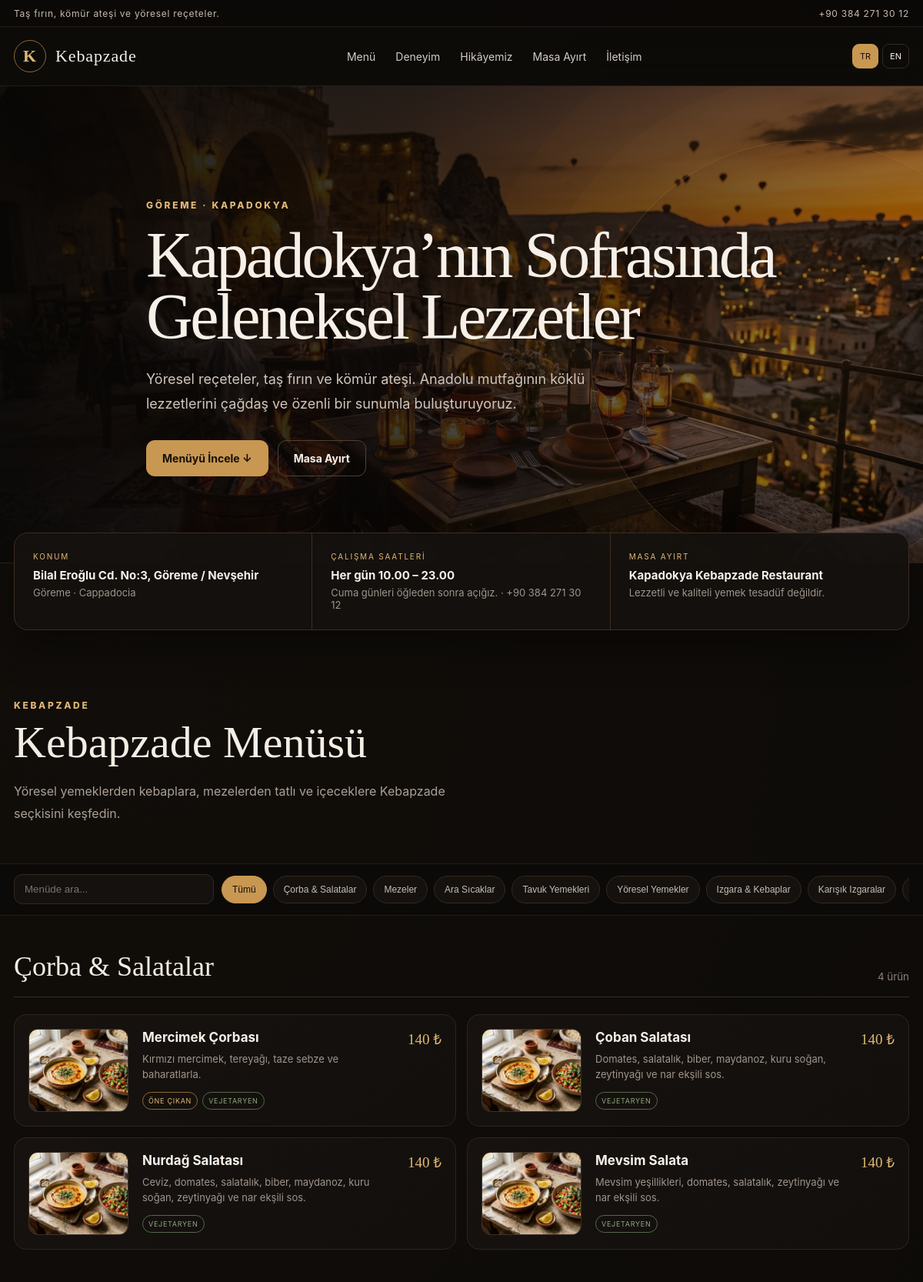
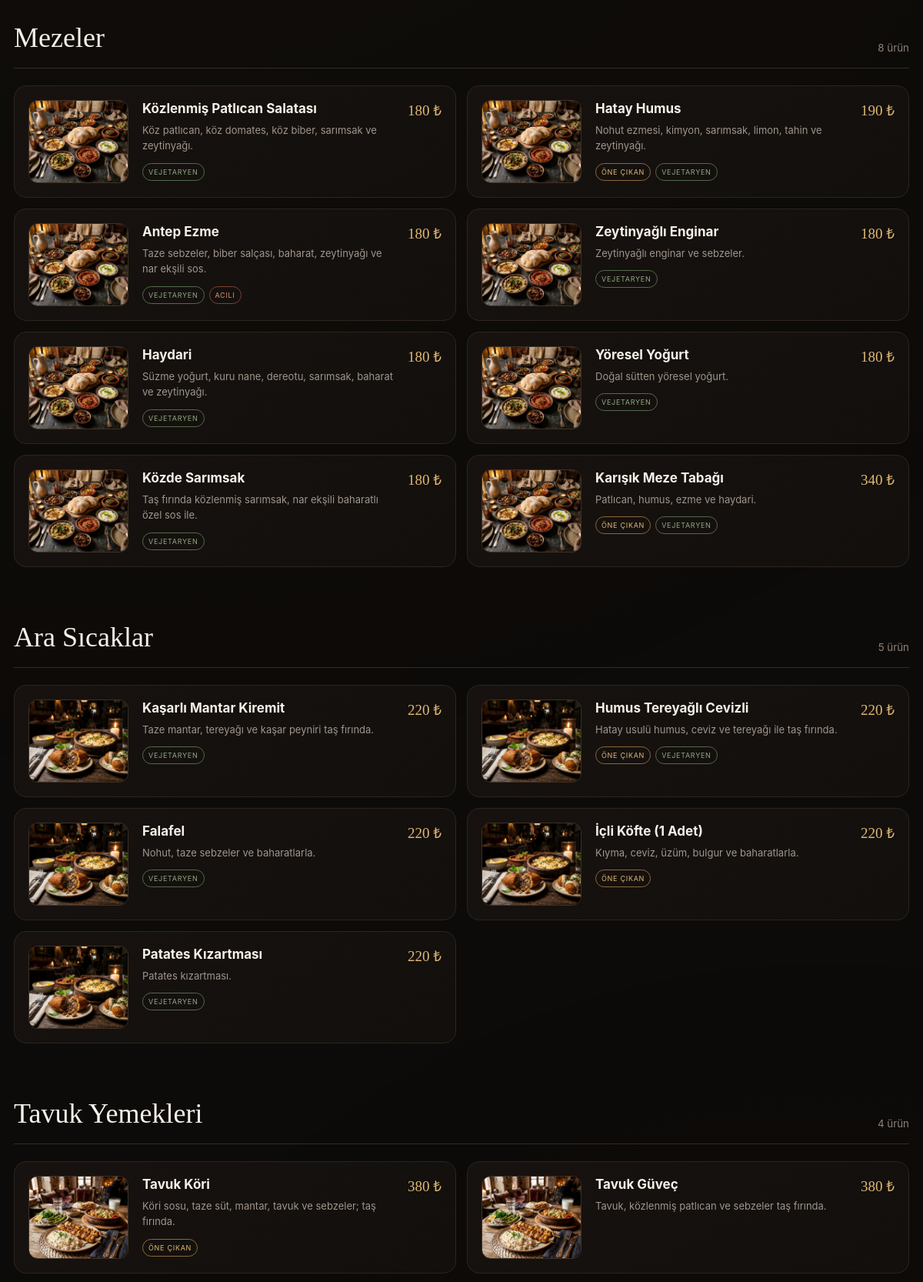
Page /restaurant.php (upper part) on the committed database (2 pictures, top to bottom).
### tables this page shows
CREATE TABLE `settings` (
  `key` varchar(120) NOT NULL,
  `value` text,
  PRIMARY KEY (`key`)
);

CREATE TABLE `categories` (
  `id` int unsigned NOT NULL AUTO_INCREMENT,
  `name_tr` varchar(160) NOT NULL,
  `name_en` varchar(160) DEFAULT NULL,
  `slug` varchar(190) NOT NULL,
  `description_tr` text,
  `description_en` text,
  `image_path` varchar(255) DEFAULT NULL,
  `sort_order` int NOT NULL DEFAULT '0',
  `is_active` tinyint(1) NOT NULL DEFAULT '1',
  `created_at` timestamp NULL DEFAULT CURRENT_TIMESTAMP,
  `updated_at` timestamp NULL DEFAULT CURRENT_TIMESTAMP ON UPDATE CURRENT_TIMESTAMP,
  PRIMARY KEY (`id`),
  UNIQUE KEY `slug` (`slug`),
  KEY `idx_cat_sort` (`is_active`,`sort_order`)
);

CREATE TABLE `items` (
  `id` int unsigned NOT NULL AUTO_INCREMENT,
  `category_id` int unsigned NOT NULL,
  `name_tr` varchar(190) NOT NULL,
  `name_en` varchar(190) DEFAULT NULL,
  `description_tr` text,
  `description_en` text,
  `price` decimal(10,2) DEFAULT NULL,
  `price_note_tr` varchar(255) DEFAULT NULL,
  `price_note_en` varchar(255) DEFAULT NULL,
  `image_path` varchar(255) DEFAULT NULL,
  `is_active` tinyint(1) NOT NULL DEFAULT '1',
  `is_featured` tinyint(1) NOT NULL DEFAULT '0',
  `is_vegetarian` tinyint(1) NOT NULL DEFAULT '0',
  `is_spicy` tinyint(1) NOT NULL DEFAULT '0',
  `sort_order` int NOT NULL DEFAULT '0',
  `created_at` timestamp NULL DEFAULT CURRENT_TIMESTAMP,
  `updated_at` timestamp NULL DEFAULT CURRENT_TIMESTAMP ON UPDATE CURRENT_TIMESTAMP,
  PRIMARY KEY (`id`),
  KEY `idx_item_cat` (`category_id`,`is_active`,`sort_order`),
  CONSTRAINT `fk_items_category` FOREIGN KEY (`category_id`) REFERENCES `categories` (`id`) ON DELETE CASCADE
);

### app/functions.php (called while the page is built, shortened)
<?php
function e(?string $value): string {
    return htmlspecialchars((string)$value, ENT_QUOTES | ENT_SUBSTITUTE, 'UTF-8');
}
function base_url(string $path = ''): string {
    global $config;
    $base = rtrim((string)($config['app']['base_url'] ?? ''), '/');
    if ($base === '') {
        $protoHeader = trim(explode(',', (string)($_SERVER['HTTP_X_FORWARDED_PROTO'] ?? ''))[0] ?? '');
        $proto = strtolower($protoHeader) === 'https' || (!empty($_SERVER['HTTPS']) && $_SERVER['HTTPS'] !== 'off') ? 'https' : 'http';
        $hostHeader = trim(explode(',', (string)($_SERVER['HTTP_X_FORWARDED_HOST'] ?? $_SERVER['HTTP_HOST'] ?? ''))[0] ?? '');
        if ($hostHeader !== '' && preg_match('/^[A-Za-z0-9.-]+(?::[0-9]{1,5})?$/', $hostHeader)) {
            $base = $proto . '://' . $hostHeader;
        }
    }
    if ($path === '') return $base;
    return $base !== '' ? $base . '/' . ltrim($path, '/') : '/' . ltrim($path, '/');
}
function money(?string $value): string {
    $n = (float)$value;
    $dec = floor($n) == $n ? 0 : 2;
    return number_format($n, $dec, ',', '.') . ' ₺';
}
function setting(PDO $pdo, string $key, string $default = ''): string {
    static $cache = [];
    try {
        $q = $pdo->prepare('SELECT value FROM settings WHERE `key` = ? LIMIT 1');
        $q->execute([$key]);
        $v = $q->fetchColumn();
        $cache[$key] = $v === false ? $default : (string)$v;
        return (string)$cache[$key];
    } catch (Throwable $e) {
        return $default;
    }
}
function lang(): string {
    return ($_SESSION['site_lang'] ?? 'tr') === 'en' ? 'en' : 'tr';
}
function image_url(?string $path): string {
    if (!$path) return '';
    return base_url($path);
}

### restaurant.php (the view, shortened to what this page needs)
<?php
require __DIR__ . '/app/bootstrap.php';
$L = lang();
$nameCol = $L === 'en' ? 'name_en' : 'name_tr';
$descCol = $L === 'en' ? 'description_en' : 'description_tr';
$cats = $pdo->query('SELECT * FROM categories WHERE is_active=1 ORDER BY sort_order,id')->fetchAll();
$itemQ = $pdo->prepare('SELECT * FROM items WHERE category_id=? AND is_active=1 ORDER BY sort_order,id');
$restaurant = setting($pdo,'restaurant_name','Kapadokya Kebapzade Restaurant');
$heroTitle = setting($pdo, $L === 'en' ? 'hero_title_en' : 'hero_title_tr', 'Kapadokya Kebapzade');
$tagline = setting($pdo, $L === 'en' ? 'tagline_en' : 'tagline_tr');
$announcement = setting($pdo, $L === 'en' ? 'announcement_en' : 'announcement_tr');
$hours = setting($pdo, $L === 'en' ? 'hours_en' : 'hours_tr');
$fridayNotice = trim(setting($pdo, $L === 'en' ? 'friday_notice_en' : 'friday_notice_tr'));
$address = setting($pdo,'address');
$phone = setting($pdo,'phone');
$email = setting($pdo,'email');
$whatsapp = preg_replace('/\D+/', '', setting($pdo,'whatsapp'));
$maps = setting($pdo,'maps_url');
$instagram = trim(setting($pdo,'instagram'));
$heroImage = image_url(setting($pdo,'hero_image'));
$reservationEnabled = setting($pdo,'reservation_enabled','1') === '1';
$priceRange = setting($pdo,'price_range','₺₺');
$base = rtrim(base_url(''), '/');
$canonical = $base . '/';
$schema = [
 '@context'=>'https://schema.org','@type'=>'Restaurant','name'=>$restaurant,'url'=>$canonical,'telephone'=>$phone,
 'email'=>$email,'priceRange'=>$priceRange,'servesCuisine'=>['Turkish','Anatolian','Kebab'],
 'address'=>['@type'=>'PostalAddress','streetAddress'=>$address,'addressLocality'=>'Göreme','addressRegion'=>'Nevşehir','addressCountry'=>'TR']
];
if ($instagram) $schema['sameAs']=[$instagram];
if ($heroImage) $schema['image']=$heroImage;
?>
<!doctype html>
<html lang="<?=$L?>">
<head>
<link rel="stylesheet" href="<?=e(base_url('/assets/css/site.css'))?>"><script type="application/ld+json"><?=json_encode($schema,JSON_UNESCAPED_UNICODE|JSON_UNESCAPED_SLASHES)?></script>
</head>
<body>
<div class="topbar"><div class="wrap"><span><?=e($announcement)?></span><span><?=e($phone)?></span></div></div>
<nav class="nav"><div class="wrap nav-in"><a class="brand" href="<?=e(base_url('/'))?>"><span class="brand-mark">K</span><span>Kebapzade</span></a>
<div class="navlinks"><a href="#menu"><?=$t['menu']?></a><a href="#experience"><?=$t['services']?></a><a href="#story"><?=$t['story']?></a><?php if($reservationEnabled):?><a href="#reservation"><?=$t['reserve']?></a><?php endif;?><a href="#contact"><?=$t['contact']?></a></div>
<div class="langs"><a class="<?=$L==='tr'?'active':''?>" href="?lang=tr">TR</a><a class="<?=$L==='en'?'active':''?>" href="?lang=en">EN</a></div></div></nav>
<header class="hero <?= $heroImage ? 'has-photo' : '' ?>" <?php if($heroImage):?>style="--hero-image:url('<?=e($heroImage)?>')"<?php endif;?>>
 <div class="wrap hero-content"><div class="eyebrow"><?=$t['eyebrow']?></div><h1><?=e($heroTitle)?></h1><p><?=e($t['heroP'])?></p>
 <div class="actions"><a class="btn btn-primary" href="#menu"><?=$t['viewMenu']?> ↓</a><?php if($reservationEnabled):?><a class="btn" href="#reservation"><?=$t['reserve']?></a><?php elseif($phone):?><a class="btn" href="tel:<?=e(preg_replace('/[^\d+]/','',$phone))?>"><?=$t['call']?></a><?php endif;?></div></div>
</header>
<div class="quick"><div class="wrap quick-grid">
<a class="quick-item" <?= $maps ? 'href="'.e($maps).'" target="_blank" rel="noopener"' : ''?>><small><?=$t['location']?></small><strong><?=e($address)?></strong><span>Göreme · Cappadocia</span></a>
<div class="quick-item"><small><?=$t['hours']?></small><strong><?=e($hours)?></strong><span><?=e($fridayNotice)?> · <?=e($phone)?></span></div>
<a class="quick-item" href="<?= $reservationEnabled?'#reservation':('tel:'.e(preg_replace('/[^\d+]/','',$phone))) ?>"><small><?=e($t['reserve'])?></small><strong><?=e($restaurant)?></strong><span><?=e($tagline)?></span></a>
</div></div>
<section class="section" id="menu"><div class="wrap"><div class="section-head"><div><div class="eyebrow">Kebapzade</div><h2><?=$t['menuTitle']?></h2><p class="section-intro"><?=$t['menuIntro']?></p></div></div></div>
<div class="menu-tools"><div class="wrap menu-row"><input class="search" data-search type="search" placeholder="<?=e($t['search'])?>" aria-label="<?=e($t['search'])?>"><div class="chips"><button class="chip active" data-filter="all"><?=$t['all']?></button><?php foreach($cats as $c): ?><button class="chip" data-filter="<?=e($c['slug'])?>"><?=e($c[$nameCol] ?: $c['name_tr'])?></button><?php endforeach; ?></div></div></div>
<div class="wrap" style="padding-top:45px">
<?php foreach($cats as $cat): $itemQ->execute([$cat['id']]); $menuItems=$itemQ->fetchAll(); ?>
<section class="category" id="cat-<?=e($cat['slug'])?>" data-category="<?=e($cat['slug'])?>"><div class="cat-head"><h3><?=e($cat[$nameCol] ?: $cat['name_tr'])?></h3><small><?=count($menuItems)?> <?=$L==='en'?'items':'ürün'?></small></div>
<?php if(!$menuItems): ?><div class="empty"><?=$L==='en'?'No active items in this category.':'Bu kategoride aktif ürün bulunmuyor.'?></div><?php endif;?><div class="items">
<?php foreach($menuItems as $item): $varQ->execute([$item['id']]);$variants=$varQ->fetchAll();$iname=$item[$nameCol]?:$item['name_tr'];$idesc=$item[$descCol]?:$item['description_tr'];$searchText=$item['name_tr'].' '.$item['name_en'].' '.$item['description_tr'].' '.$item['description_en'];$img=image_url($item['image_path']); ?>
<article class="item <?=$img?'with-image':''?>" data-item data-search="<?=e($searchText)?>"><?php if($img):?><img class="item-img" src="<?=e($img)?>" alt="<?=e($iname)?>" loading="lazy"><?php endif;?><div><h4><?=e($iname)?></h4><?php if($idesc):?><p><?=e($idesc)?></p><?php endif;?><div class="badges"><?php if($item['is_featured']):?><span class="badge featured"><?=$t['featured']?></span><?php endif;?><?php if($item['is_vegetarian']):?><span class="badge veg"><?=$t['veg']?></span><?php endif;?><?php if($item['is_spicy']):?><span class="badge spicy"><?=$t['spicy']?></span><?php endif;?></div>
</div><div class="price"><?=e(money($item['price']))?></div></article>
<?php endforeach;?></div></section><?php endforeach;?></div></section>
<script src="<?=e(base_url('/assets/js/site.js'))?>"></script></body></html>

### rows in the picture
settings: value (picture)
categories: name_tr "Çorba & Salatalar", count($menuItems) "4"
categories: name_tr "Mezeler", count($menuItems) "8"
categories: name_tr "Ara Sıcaklar", count($menuItems) "5"
categories: name_tr "Tavuk Yemekleri", count($menuItems) "4"
categories: name_tr "Yöresel Yemekler"
categories: name_tr "Izgara & Kebaplar"
categories: name_tr "Karışık Izgaralar"
items: image_path (picture), name_tr "Mercimek Çorbası", description_tr "Kırmızı mercimek, tereyağı, taze sebze ve baharatlarla.", price "140 ₺"
items: image_path (picture), name_tr "Çoban Salatası", description_tr "Domates, salatalık, biber, maydanoz, kuru soğan, zeytinyağı ve nar ekşili sos.", price "140 ₺"
items: image_path (picture), name_tr "Nurdağ Salatası", description_tr "Ceviz, domates, salatalık, biber, maydanoz, kuru soğan, zeytinyağı ve nar ekşili sos.", price "140 ₺"
items: image_path (picture), name_tr "Mevsim Salata", description_tr "Mevsim yeşillikleri, domates, salatalık, zeytinyağı ve nar ekşili sos.", price "140 ₺"
items: image_path (picture), name_tr "Közlenmiş Patlıcan Salatası", description_tr "Köz patlıcan, köz domates, köz biber, sarımsak ve zeytinyağı.", price "180 ₺"
items: image_path (picture), name_tr "Hatay Humus", description_tr "Nohut ezmesi, kimyon, sarımsak, limon, tahin ve zeytinyağı.", price "190 ₺"
items: image_path (picture), name_tr "Antep Ezme", description_tr "Taze sebzeler, biber salçası, baharat, zeytinyağı ve nar ekşili sos.", price "180 ₺"
items: image_path (picture), name_tr "Zeytinyağlı Enginar", description_tr "Zeytinyağlı enginar ve sebzeler.", price "180 ₺"
items: image_path (picture), name_tr "Haydari", description_tr "Süzme yoğurt, kuru nane, dereotu, sarımsak, baharat ve zeytinyağı.", price "180 ₺"
items: image_path (picture), name_tr "Yöresel Yoğurt", description_tr "Doğal sütten yöresel yoğurt.", price "180 ₺"
items: image_path (picture), name_tr "Közde Sarımsak", description_tr "Taş fırında közlenmiş sarımsak, nar ekşili baharatlı özel sos ile.", price "180 ₺"
items: image_path (picture), name_tr "Karışık Meze Tabağı", description_tr "Patlıcan, humus, ezme ve haydari.", price "340 ₺"
items: image_path (picture), name_tr "Kaşarlı Mantar Kiremit", description_tr "Taze mantar, tereyağı ve kaşar peyniri taş fırında.", price "220 ₺"
items: image_path (picture), name_tr "Humus Tereyağlı Cevizli", description_tr "Hatay usulü humus, ceviz ve tereyağı ile taş fırında.", price "220 ₺"
items: image_path (picture), name_tr "Falafel", description_tr "Nohut, taze sebzeler ve baharatlarla.", price "220 ₺"
items: image_path (picture), name_tr "İçli Köfte (1 Adet)", description_tr "Kıyma, ceviz, üzüm, bulgur ve baharatlarla.", price "220 ₺"
items: image_path (picture), name_tr "Patates Kızartması", description_tr "Patates kızartması.", price "220 ₺"
items: image_path (picture), name_tr "Tavuk Köri", description_tr "Köri sosu, taze süt, mantar, tavuk ve sebzeler; taş fırında.", price "380 ₺"
items: image_path (picture), name_tr "Tavuk Güveç", description_tr "Tavuk, közlenmiş patlıcan ve sebzeler taş fırında.", price "380 ₺"

### other values in the picture
$announcement "Taş fırın, kömür ateşi ve yöresel reçeteler."
$phone "+90 384 271 30 12"
$t['menu'] "Menü"
$t['services'] "Deneyim"
$t['story'] "Hikâyemiz"
$t['reserve'] "Masa Ayırt"
$t['contact'] "İletişim"
$t['eyebrow'] "GÖREME · KAPADOKYA"
$heroTitle "Kapadokya’nın Sofrasında Geleneksel Lezzetler"
$t['heroP'] "Yöresel reçeteler, taş fırın ve kömür ateşi. Anadolu mutfağının köklü lezzetlerini çağdaş ve özenli bir sunumla buluşturuyoruz."
$t['viewMenu'] "Menüyü İncele"
$t['location'] "KONUM"
$address "Bilal Eroğlu Cd. No:3, Göreme / Nevşehir"
$t['hours'] "ÇALIŞMA SAATLERI"
$hours "Her gün 10.00 – 23.00"
